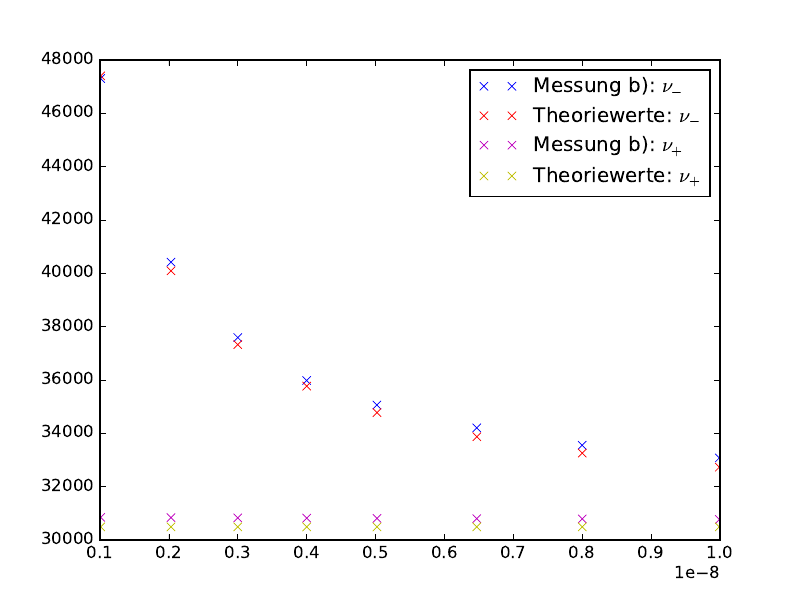

Write the Python code that produced this figure.
import numpy as np
from scipy.stats import sem
from uncertainties import ufloat
import uncertainties.unumpy as unp
import matplotlib.pyplot as plt
from scipy.optimize import curve_fit

L   = 32.51 * 10 ** (-3)
C   = 0.801 * 10 ** (-9)
Csp = 0.037 * 10 ** (-9)
R = 48

Start = np.array([30.85, 30.84, 30.83, 30.82, 30.81, 30.80, 30.79, 30.77]) * 10 ** (3)
Stop = np.array([55.05, 50, 40, 40, 40, 40, 40, 40]) * 10 ** (3)
Sweep_Zeit = 2
Zeiten = np.array([1.36, 1, 1.475, 1.125, 0.925, 0.740, 0.6, 0.5])

Nü_positiv = np.array([30.77, 30.79, 30.80, 30.81, 30.82, 30.83, 30.84, 30.85]) * 10 ** (3)

Kopplungskapazitäten = np.array([9.99, 8, 6.47, 5.02, 4.00, 3.00, 2.03, 1.01]) * 10 ** (-9)
C_K_Error = np.array([ufloat(n, 0.003*n) for n in Kopplungskapazitäten])

nu_m_theo = np.array([1 / ( 2 * np.pi * unp.sqrt( L * ( (1/C + 2/n)**(-1) + Csp) ) ) for n in C_K_Error])
nu_p_theo = 1 / ( 2 * np.pi * np.sqrt( L * ( C + Csp) ) )
nu_p_theo1 = np.array([nu_p_theo, nu_p_theo, nu_p_theo, nu_p_theo, nu_p_theo, nu_p_theo, nu_p_theo, nu_p_theo ])
nu_m_theo1 = np.array([unp.nominal_values(n) for n in nu_m_theo])

Differenzen = np.array([ Stop[i]-n for i,n in enumerate(Start)])
Zeitverhältniss = np.array([n/Sweep_Zeit for n in Zeiten])
Abstände = np.array([Differenzen[i]*n for i,n in enumerate(Zeitverhältniss)])

nu_m_expC = np.array([n + Abstände[i] for i,n in enumerate(Start)])
nu_m_expC1 = nu_m_expC[::-1]

plt.plot(Kopplungskapazitäten, unp.nominal_values(nu_m_expC1), 'bx', label = r'Messung b): $\nu_{-}$')
plt.plot(Kopplungskapazitäten, nu_m_theo1, 'rx', label = r'Theoriewerte: $\nu_{-}$')
plt.plot(Kopplungskapazitäten, Nü_positiv, 'mx', label = r'Messung b): $\nu_{+}$')
plt.plot(Kopplungskapazitäten, nu_p_theo1, 'yx', label = r'Theoriewerte: $\nu_{+}$')

plt.legend(loc = 'best')
#plt.show()
plt.savefig('Messungc_Plot1.pdf')
